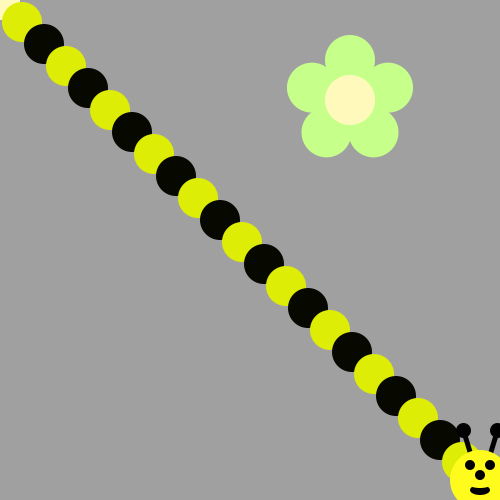
Frame 1 (no input)
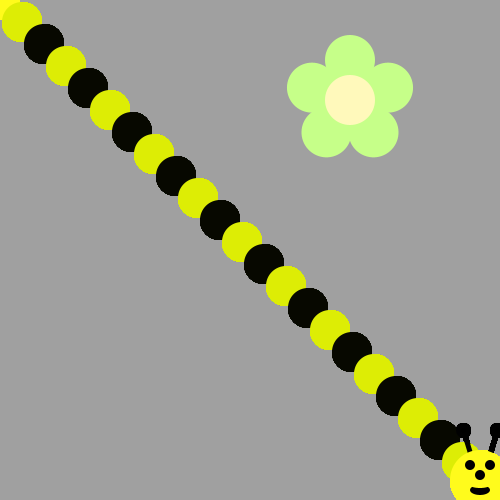
Frame 60 (the mouse pressed at the canvas centre just before this capture)
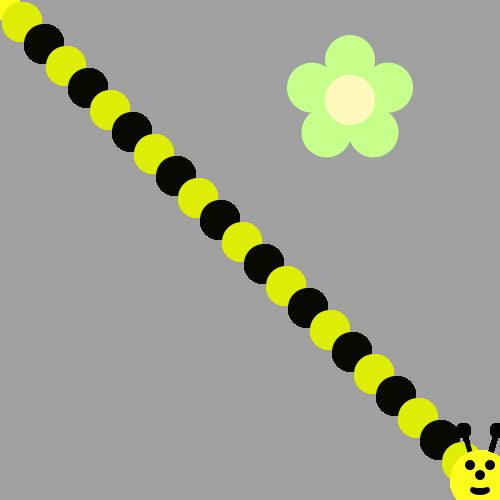
Frame 120 (the mouse held since frame 60 and released just before this capture)

The Processing sketch that drew these frames (run headless with seeded random() and noise(); from frame 60 on, the mouse is pressed at the canvas centre):

// Processing sketch: bumble_bee
// ── bumble_bee.pde
void draw() {
/*Use a loop to make a body for the Bee!
Then put his head on using drawBeeFace(x,y)
Use Modulo to make the colors alternate 
*/

for (int i = 0; i < 22; i++)  {
  ellipse(i*22,i*22,40,40);


if(i%2==0){
  
fill(#DDED05);
}
  else{
    
 fill(#070800);
  }
  
 
  
}

drawBeeFace(480,480);


}



void drawFlower(int x, int y) {
     noStroke();
     translate(x, y);
     // draw 5 petals, rotating after each one
     fill(#c6ff89);      // green
      for (int i = 0; i < 5; i++) {
           ellipse(0, -40, 50, 50);
          rotate(radians(72));
     }
     fill(#fff9bb); // light yellow
     ellipse(0, 0, 50, 50);
} 
void drawBeeFace(int BeeFaceX, int BeeFaceY) {
     noStroke();
     fill(0, 0, 0);
     stroke(1);
     strokeWeight(5);
     line(BeeFaceX-10, BeeFaceY-27, BeeFaceX-17, BeeFaceY-50);
     line(BeeFaceX+10, BeeFaceY-27, BeeFaceX+17, BeeFaceY-50);
     ellipse(BeeFaceX-17, BeeFaceY-50, 10, 10);
     ellipse(BeeFaceX+17, BeeFaceY-50, 10, 10);
     noStroke();
     fill(255, 251, 28);
     ellipse(BeeFaceX, BeeFaceY, 60, 60); // face
     fill(255, 237, 209);
     fill(0,0,0);
      ellipse(BeeFaceX-10, BeeFaceY-15, 10, 10); // eyes
     ellipse(BeeFaceX+10, BeeFaceY-15, 10, 10);
      ellipse(BeeFaceX, BeeFaceY-5, 10, 10); // nose
      ellipse(BeeFaceX, BeeFaceY+10, 20, 10);// mouth
     fill(255, 251, 28);
     ellipse(BeeFaceX, BeeFaceY+5, 20, 6);
}

void setup() {
     ellipseMode(CENTER);
     size(500, 500);
     background(160, 160, 160);
      drawFlower(350, 100);
}
